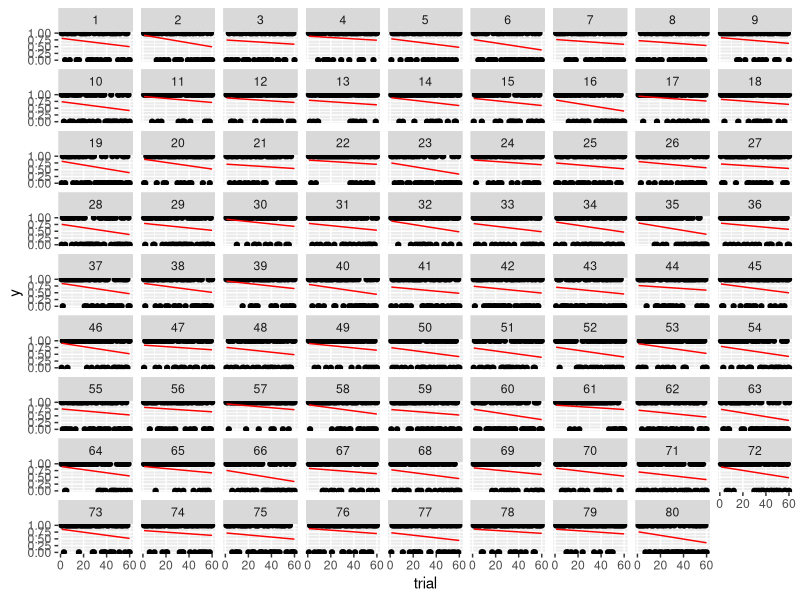
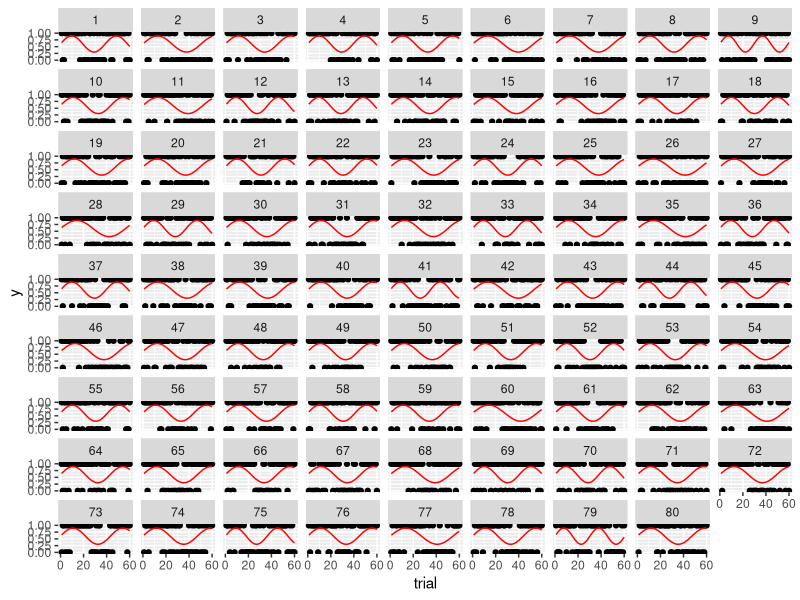

The R source for these figures, in order:
## ---- chunk 1
knitr::opts_chunk$set(
  collapse = TRUE,
  comment = "#>"
)
## ---- chunk 2
#### Setup ####
library(ggplot2)

P = 80 # persons
J = 60 # trials

#### Monotonic decreasing sim ####
intercept = runif(P, 0.7, 0.95)
slope = runif(P, -0.0075, -0.0025)

prob_true = matrix(NA, nrow=J, ncol=P)
for(j in 1:P){
  prob_true[,j] = intercept[j] + slope[j] * 1:J
}

ID = rep(1:P, each=J)

y= matrix(NA, nrow=J, ncol=P)
for(j in 1:P){
  y[,j] = rbinom(J, 1, prob_true[,j])
}

data.frame(person = ID,
           trial = rep(x = 1:J, times = P),
           y = as.vector(y),
           true_y = as.vector(prob_true)
) |>
  ggplot(aes(x = trial, y = y)) +
    geom_point() +
    geom_line(aes(y = true_y), color = "red") +
    facet_wrap(~person)


#### Sinusoidal sim #####
prob_true = matrix(NA, nrow=J, ncol=P)

for(i in 1:P){
  freq = rnorm(1, 7, 1)
  prob_true[,i] = 0.6+0.3*sin((1:J)/freq)
}

ID = rep(1:P, each=J)

y= matrix(NA, nrow=J, ncol=P)
for(j in 1:P){
  y[,j] = rbinom(J, 1, prob_true[,j])
}

data.frame(person = ID,
           trial = rep(x = 1:J, times = P),
           y = as.vector(y),
           true_y = as.vector(prob_true)
) |>
  ggplot(aes(x = trial, y = y)) +
  geom_point() +
  geom_line(aes(y = true_y), color = "red") +
  facet_wrap(~person)
